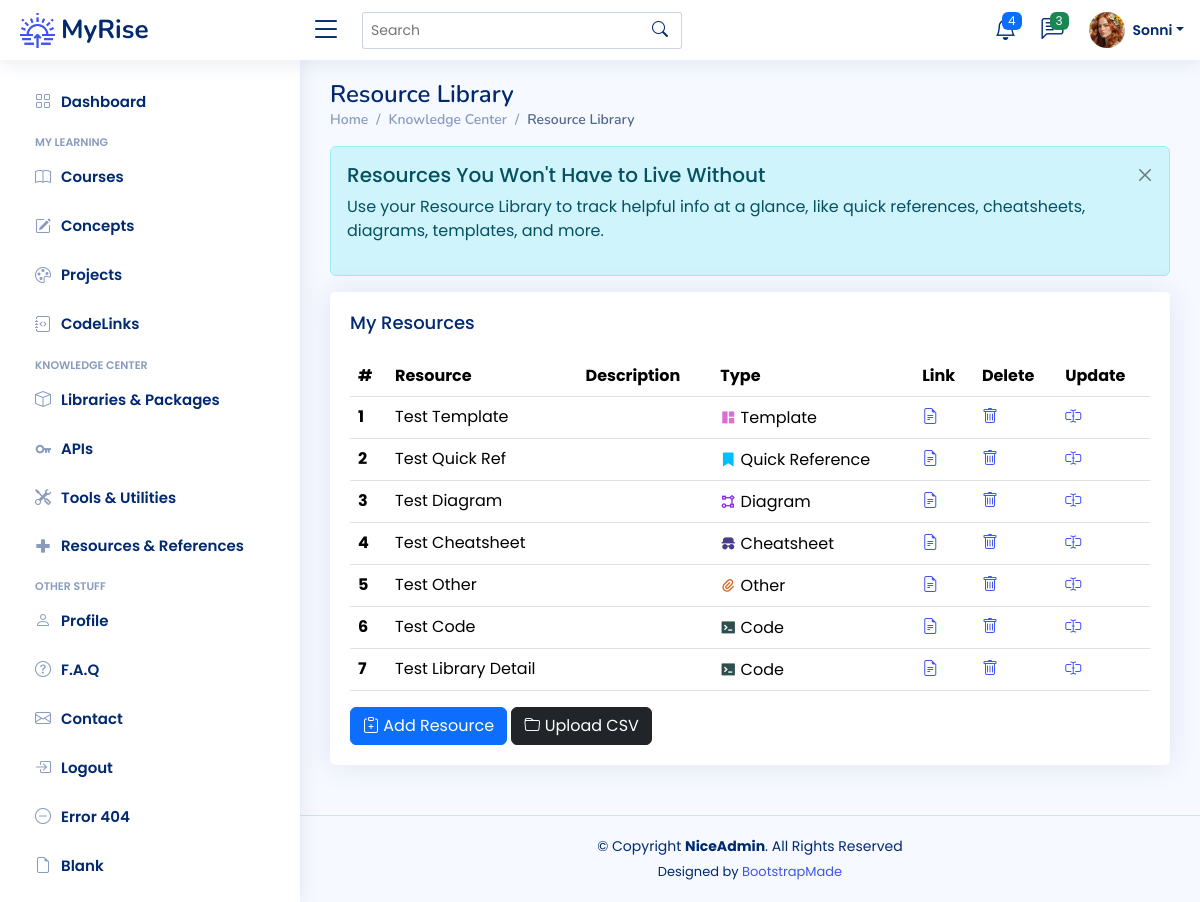
/resources (signed in), run on the app's committed database.
### app/models.py (models this page shows)
class User(UserMixin, db.Model):
    __tablename__ = "users"
    id: Mapped[int] = mapped_column(Integer, primary_key=True)
    email: Mapped[str] = mapped_column(String(100), unique=True)
    password: Mapped[str] = mapped_column(String(250))
    name: Mapped[str] = mapped_column(String(1000))
    display_name: Mapped[str] = mapped_column(String(1000))
    last_called_repos: Mapped[Optional[datetime.datetime]] = mapped_column(DateTime())
    latest_etag_repos: Mapped[str] = mapped_column(String(250), nullable=True)
    projects: Mapped[List["Project"]] = relationship(back_populates="user")
    events: Mapped[List["Event"]] = relationship(back_populates="user")
    courses: Mapped[List["Course"]] = relationship(back_populates="user")
    libraries: Mapped[List["Library"]] = relationship(back_populates="user")
    apis: Mapped[List["API"]] = relationship(back_populates="user")
    tools: Mapped[List["Tool"]] = relationship(back_populates="user")
    resources: Mapped[List["Resource"]] = relationship(back_populates="user")
    repos: Mapped[List["Repository"]] = relationship(back_populates="user")
    codelinks: Mapped[List["CodeLink"]] = relationship(back_populates="user")
    concepts: Mapped[List["Concept"]] = relationship('Concept', secondary=user_concept, backref='user')

class Resource(db.Model):
    __tablename__ = "resources"
    id: Mapped[int] = mapped_column(Integer, primary_key=True)
    name: Mapped[str] = mapped_column(String(250), nullable=False)
    description: Mapped[str] = mapped_column(Text, nullable=True)
    type: Mapped[str] = mapped_column(String(100), nullable=True)
    resource_url: Mapped[str] = mapped_column(String(250), nullable=True)
    date_added: Mapped[datetime.date] = mapped_column(Date, nullable=False)
    concepts: Mapped[List["Concept"]] = relationship('Concept', secondary=resource_concept, backref='resources')
    user_id: Mapped[int] = mapped_column(Integer, ForeignKey(User.id), index=True)
    user: Mapped["User"] = relationship(back_populates="resources")

### app/routes.py (the view)
@app.route('/resources')
@login_required
def resources_page():
    get_resources = db.session.execute(db.select(Resource).filter_by(user_id=current_user.id)).scalars().all()
    resources = [resource for resource in get_resources]
    return render_template('resources.html', resources=resources, badge=resource_categories)

### app/models.py (called while the page is built)
@login_manager.user_loader
def load_user(user_id):
    return db.get_or_404(User, user_id)

### app/templates/resources.html (shortened to what this page needs)
{% extends 'base.html' %}
{% from 'bootstrap5/form.html' import render_form %}
{% block content %}
	<main id="main" class="main">
    <div class="pagetitle">
      <h1>Resource Library</h1>
      <nav>
        <ol class="breadcrumb">
          <li class="breadcrumb-item"><a href="index.html">Home</a></li>
          <li class="breadcrumb-item">Knowledge Center</li>
          <li class="breadcrumb-item active">Resource Library</li>
        </ol>
      </nav>
    </div>
	<div class="alert alert-info  alert-dismissible fade show" role="alert">
		<h4 class="alert-heading">Resources You Won't Have to Live Without</h4>
		<p>Use your Resource Library to track helpful info at a glance, like quick references, cheatsheets, diagrams, templates, and more.</p>
		<button type="button" class="btn-close" data-bs-dismiss="alert" aria-label="Close"></button>
	  </div>
	 <div class="card">
		<div class="card-body">
		  <h5 class="card-title">My Resources</h5>
		  <table class="table table-hover">
			<thead>
			  <tr>
			    <th scope="col">#</th>
				<th scope="col">Resource</th>
				<th scope="col">Description</th>
				<th scope="col">Type</th>
				<th scope="col">Link</th>
			    <th scope="col">Delete</th>
			    <th scope="col">Update</th>
			  </tr>
			</thead>
			<tbody>
			{% for resource in resources %}
			{% set rtype = badge[resource.type] %}
			  <tr>
				<th scope="row">{{ resource.id }}</th>
			  	<td>{{ resource.name }}</td>
				<td>{{ resource.description }}</td>
			    <td><i class="{{ rtype[2] }}" style="color: {{rtype[1]}}"></i> {{ rtype[0] }}</td>
				<td><a href="{{ resource.resource_url }}" target="_blank"><i class="bi bi-file-earmark-text"></i></a></td>
				<td><a href="{{ url_for('delete_resource', num=resource.id) }}"><i class="bi bi-trash"></i></a></td>
				<td><a href="{{ url_for('update_resource', num=resource.id) }}"><i class="bi bi-input-cursor-text"></i></a></td>
			  </tr>
			{% endfor %}
			</tbody>
		  </table>
			<a href="{{ url_for('add_new_resource') }}">
		  <button type="button" class="btn btn-primary"><i class="bi bi-clipboard-plus"></i> Add Resource</button>
			</a>
			<a href="{{ url_for('import_resources') }}">
		  <button type="button" class="btn btn-dark"><i class="bi bi-folder"></i> Upload CSV</button>
			</a>
		</div>
	 </div>
	</main>
{% endblock %}

### app/templates/heading.html (shortened to what this page needs)
{% from 'bootstrap5/nav.html' import render_nav_item %}
{% from 'bootstrap5/form.html' import render_form %}
  <header id="header" class="header fixed-top d-flex align-items-center">
    <div class="d-flex align-items-center justify-content-between">
      <a href="{{ url_for('home') }}" class="logo d-flex align-items-center">
        <img src="{{ url_for('static', filename='img/logo.png') }}" alt="sun-rise">
        <span class="d-none d-lg-block">MyRise</span>
      </a>
      <i class="bi bi-list toggle-sidebar-btn"></i>
    </div>
    <div class="search-bar">
      <form class="search-form d-flex align-items-center" method="POST" action="#">
        <input type="text" name="query" placeholder="Search" title="Enter search keyword">
        <button type="submit" title="Search"><i class="bi bi-search"></i></button>
      </form>
    </div>
    <nav class="header-nav ms-auto">
      <ul class="d-flex align-items-center">
        <li class="nav-item dropdown">
          <a class="nav-link nav-icon" href="#" data-bs-toggle="dropdown">
            <i class="bi bi-bell"></i>
            <span class="badge bg-primary badge-number">4</span>
          </a>
        </li>
        <li class="nav-item dropdown">
          <a class="nav-link nav-icon" href="#" data-bs-toggle="dropdown">
            <i class="bi bi-chat-left-text"></i>
            <span class="badge bg-success badge-number">3</span>
          </a>
        </li>
        <li class="nav-item dropdown pe-3">
          <a class="nav-link nav-profile d-flex align-items-center pe-0" href="#" data-bs-toggle="dropdown">
            <img src="{{ url_for('static', filename='img/profile-img.png') }}" alt="Profile" class="rounded-circle">
            <span class="d-none d-md-block dropdown-toggle ps-2">{{ current_user.display_name }}</span>
          </a>
        </li>
      </ul>
    </nav>
  </header>
  <aside id="sidebar" class="sidebar">
    <ul class="sidebar-nav" id="sidebar-nav">
      <li class="nav-item">
        <a class="nav-link collapsed" href="{{ url_for('home') }}">
          <i class="bi bi-grid"></i>
          <span>Dashboard</span>
        </a>
      </li>
<li class="nav-heading">My Learning</li>
	  <li class="nav-item">
        <a class="nav-link collapsed" href="{{ url_for('courses_page') }}">
          <i class="bi bi-book"></i>
          <span>Courses</span>
        </a>
      </li>
	  <li class="nav-item">
        <a class="nav-link collapsed" href="{{ url_for('concepts_page') }}">
          <i class="bi bi-pencil-square"></i>
          <span>Concepts</span>
        </a>
      </li>
	  <li class="nav-item">
        <a class="nav-link collapsed" href="{{ url_for('projects_page') }}">
          <i class="bi bi-palette"></i>
          <span>Projects</span>
        </a>
      </li>
	  <li class="nav-item">
        <a class="nav-link collapsed" href="{{ url_for('codelinks_page') }}">
          <i class="bi bi-journal-code"></i>
          <span>CodeLinks</span>
        </a>
      </li>
<li class="nav-heading">Knowledge Center</li>
	  <li class="nav-item">
        <a class="nav-link collapsed" href="{{ url_for('libraries_page') }}">
          <i class="bi bi-box"></i>
          <span>Libraries & Packages</span>
        </a>
      </li>
	  <li class="nav-item">
        <a class="nav-link collapsed" href="{{ url_for('apis_page') }}">
          <i class="ri-key-line"></i>
          <span>APIs</span>
        </a>
      </li>
	  <li class="nav-item">
        <a class="nav-link collapsed" href="{{ url_for('tools_page') }}">
          <i class="bi bi-tools"></i>
          <span>Tools & Utilities</span>
        </a>
      </li>
	  <li class="nav-item">
        <a class="nav-link collapsed" href="{{ url_for('resources_page') }}">
          <i class="bx bx-plus-medical"></i>
          <span>Resources & References</span>
        </a>
      </li>
	<li class="nav-heading">Other Stuff</li>
      <li class="nav-item">
        <a class="nav-link collapsed" href="{{ url_for('profile') }}">
          <i class="bi bi-person"></i>
          <span>Profile</span>
        </a>
      </li>
      <li class="nav-item">
        <a class="nav-link collapsed" href="{{ url_for('faq') }}">
          <i class="bi bi-question-circle"></i>
          <span>F.A.Q</span>
        </a>
	  </li>
      <li class="nav-item">
        <a class="nav-link collapsed" href="{{ url_for('contact') }}">
          <i class="bi bi-envelope"></i>
          <span>Contact</span>
        </a>
      </li>
	{% if not current_user.is_authenticated %}
      <li class="nav-item">
        <a class="nav-link collapsed" href="{{ url_for('register') }}">
          <i class="bi bi-card-list"></i>
          <span>Register</span>
        </a>
      </li>
      <li class="nav-item">
        <a class="nav-link collapsed" href="{{ url_for('login') }}">
          <i class="bi bi-box-arrow-in-right"></i>
          <span>Login</span>
        </a>
      </li>
	{% else %}
		<li class="nav-item">
        <a class="nav-link collapsed" href="{{ url_for('logout') }}">
          <i class="bi bi-box-arrow-in-right"></i>
          <span>Logout</span>
        </a>
      </li>
	{% endif %}
      <li class="nav-item">
        <a class="nav-link collapsed" href="pages-error-404.html">
          <i class="bi bi-dash-circle"></i>
          <span>Error 404</span>
        </a>
      </li>
      <li class="nav-item">
        <a class="nav-link collapsed" href="pages-blank.html">
          <i class="bi bi-file-earmark"></i>
          <span>Blank</span>
        </a>
      </li>
    </ul>
  </aside>

### app/static/css/style.css (style rules this page uses)
:root { scroll-behavior: smooth; }
body { font-family: "Poppins", sans-serif; background: #f6f9ff; color: #444444; }
a { color: #4154f1; text-decoration: none; }
h1, h2, h3, h4, h5, h6 { font-family: "Nunito", sans-serif; }
#main { margin-top: 60px; padding: 20px 30px; transition: all 0.3s; }
.pagetitle { margin-bottom: 10px; }
.pagetitle h1 { font-size: 24px; margin-bottom: 0; font-weight: 600; color: #012970; }
.card { margin-bottom: 30px; border: none; border-radius: 5px; box-shadow: 0px 0 30px rgba(1, 41, 112, 0.1); }
.card-title { padding: 20px 0 15px 0; font-size: 18px; font-weight: 500; color: #012970; font-family: "Poppins", sans-serif; }
.card-body { padding: 0 20px 20px 20px; }
.alert-heading { font-weight: 500; font-family: "Poppins", sans-serif; font-size: 20px; }
.btn-close { background-size: 25%; }
.breadcrumb { font-size: 14px; font-family: "Nunito", sans-serif; color: #899bbd; font-weight: 600; }
.breadcrumb a { color: #899bbd; transition: 0.3s; }
.breadcrumb .breadcrumb-item::before { color: #899bbd; }
.breadcrumb .active { color: #51678f; font-weight: 600; }
.logo { line-height: 1; }
@media (min-width: 1200px) { .logo { width: 280px; } }
.logo img { max-height: 35px; margin-right: 6px; }
.logo span { font-size: 26px; font-weight: 700; color: #012970; font-family: "Nunito", sans-serif; }
.header { transition: all 0.5s; z-index: 997; height: 60px; box-shadow: 0px 2px 20px rgba(1, 41, 112, 0.1); background-color: #fff; padding-left: 20px; }
.header .toggle-sidebar-btn { font-size: 32px; padding-left: 10px; cursor: pointer; color: #012970; }
.header .search-bar { min-width: 360px; padding: 0 20px; }
.header .search-form { width: 100%; }
.header .search-form input { border: 0; font-size: 14px; color: #012970; border: 1px solid rgba(1, 41, 112, 0.2); padding: 7px 38px 7px 8px; border-radius: 3px; transition: 0.3s; width: 100%; }
.header .search-form button { border: 0; padding: 0; margin-left: -30px; background: none; }
.header .search-form button i { color: #012970; }
.header-nav ul { list-style: none; }
.header-nav>ul { margin: 0; padding: 0; }
.header-nav .nav-icon { font-size: 22px; color: #012970; margin-right: 25px; position: relative; }
.header-nav .nav-profile { color: #012970; }
.header-nav .nav-profile img { max-height: 36px; }
.header-nav .nav-profile span { font-size: 14px; font-weight: 600; }
.header-nav .badge-number { position: absolute; inset: -2px -5px auto auto; font-weight: normal; font-size: 12px; padding: 3px 6px; }
.sidebar { position: fixed; top: 60px; left: 0; bottom: 0; width: 300px; z-index: 996; transition: all 0.3s; padding: 20px; overflow-y: auto; scrollbar-width: thin; scrollbar-color: #aab7cf transparent; box-shadow: 0px 0px 20px rgba(1, 41, 112, 0.1); background-color: #fff; }
@media (min-width: 1200px) { #main, #footer { margin-left: 300px; } }
.sidebar-nav { padding: 0; margin: 0; list-style: none; }
.sidebar-nav li { padding: 0; margin: 0; list-style: none; }
.sidebar-nav .nav-item { margin-bottom: 5px; }
.sidebar-nav .nav-heading { font-size: 11px; text-transform: uppercase; color: #899bbd; font-weight: 600; margin: 10px 0 5px 15px; }
.sidebar-nav .nav-link { display: flex; align-items: center; font-size: 15px; font-weight: 600; color: #4154f1; transition: 0.3; background: #f6f9ff; padding: 10px 15px; border-radius: 4px; }
.sidebar-nav .nav-link i { font-size: 16px; margin-right: 10px; color: #4154f1; }
.sidebar-nav .nav-link.collapsed { color: #012970; background: #fff; }
.sidebar-nav .nav-link.collapsed i { color: #899bbd; }

### data on the page
User: display_name "Sonni"
Resource: id "1", name "Test Template", type "Template"
Resource: id "2", name "Test Quick Ref", rtype "Quick Reference"
Resource: id "3", name "Test Diagram", type "Diagram"
Resource: id "4", name "Test Cheatsheet", type "Cheatsheet"
Resource: id "5", name "Test Other", type "Other"
Resource: id "6", name "Test Code", type "Code"
Resource: id "7", name "Test Library Detail", type "Code"
